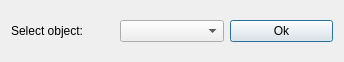
<?xml version="1.0" encoding="UTF-8"?>
<ui version="4.0">
 <class>selectObject</class>
 <widget class="QDialog" name="selectObject">
  <property name="geometry">
   <rect>
    <x>0</x>
    <y>0</y>
    <width>344</width>
    <height>62</height>
   </rect>
  </property>
  <property name="windowTitle">
   <string>Dialog</string>
  </property>
  <layout class="QVBoxLayout" name="verticalLayout">
   <item>
    <layout class="QHBoxLayout" name="horizontalLayout">
     <item>
      <widget class="QLabel" name="label">
       <property name="text">
        <string>Select object: </string>
       </property>
      </widget>
     </item>
     <item>
      <widget class="QComboBox" name="comboBox"/>
     </item>
     <item>
      <widget class="QPushButton" name="objectSelected">
       <property name="text">
        <string>Ok</string>
       </property>
      </widget>
     </item>
    </layout>
   </item>
  </layout>
 </widget>
 <resources/>
 <connections/>
</ui>
